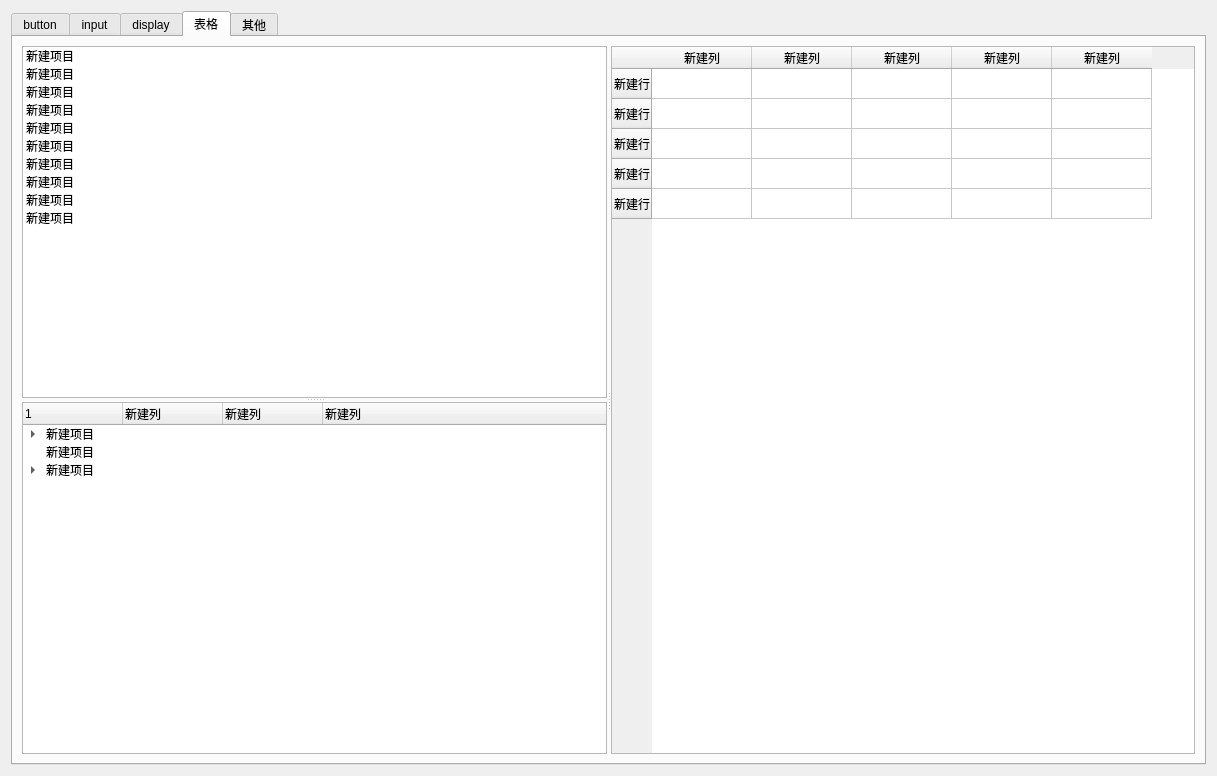
<?xml version="1.0" encoding="UTF-8"?>
<ui version="4.0">
 <class>Form</class>
 <widget class="QWidget" name="Form">
  <property name="geometry">
   <rect>
    <x>0</x>
    <y>0</y>
    <width>1217</width>
    <height>776</height>
   </rect>
  </property>
  <property name="windowTitle">
   <string>Form</string>
  </property>
  <layout class="QVBoxLayout" name="verticalLayout">
   <item>
    <widget class="QTabWidget" name="tabWidget">
     <property name="currentIndex">
      <number>3</number>
     </property>
     <widget class="QWidget" name="button">
      <attribute name="title">
       <string>button</string>
      </attribute>
      <layout class="QVBoxLayout" name="verticalLayout_3">
       <item>
        <widget class="QGroupBox" name="groupBox">
         <property name="title">
          <string>默认button</string>
         </property>
         <layout class="QHBoxLayout" name="horizontalLayout">
          <item>
           <widget class="QPushButton" name="pushButton">
            <property name="text">
             <string>原生 default</string>
            </property>
           </widget>
          </item>
          <item>
           <widget class="QPushButton" name="pushButton_2">
            <property name="text">
             <string>一般 primary</string>
            </property>
           </widget>
          </item>
          <item>
           <widget class="QPushButton" name="pushButton_3">
            <property name="text">
             <string>成功 success</string>
            </property>
           </widget>
          </item>
          <item>
           <widget class="QPushButton" name="pushButton_4">
            <property name="text">
             <string>警告 warning</string>
            </property>
           </widget>
          </item>
          <item>
           <widget class="QPushButton" name="pushButton_5">
            <property name="text">
             <string>危险 danger</string>
            </property>
           </widget>
          </item>
          <item>
           <widget class="QPushButton" name="pushButton_6">
            <property name="text">
             <string>信息 info</string>
            </property>
           </widget>
          </item>
          <item>
           <widget class="QPushButton" name="pushButton_7">
            <property name="text">
             <string>禁用 disable</string>
            </property>
           </widget>
          </item>
          <item>
           <spacer name="horizontalSpacer">
            <property name="orientation">
             <enum>Qt::Horizontal</enum>
            </property>
            <property name="sizeHint" stdset="0">
             <size>
              <width>40</width>
              <height>20</height>
             </size>
            </property>
           </spacer>
          </item>
         </layout>
        </widget>
       </item>
       <item>
        <widget class="QGroupBox" name="groupBox_2">
         <property name="title">
          <string>朴素button</string>
         </property>
         <layout class="QHBoxLayout" name="horizontalLayout_2">
          <item>
           <widget class="QPushButton" name="pushButton_8">
            <property name="text">
             <string>原生 default</string>
            </property>
           </widget>
          </item>
          <item>
           <widget class="QPushButton" name="pushButton_9">
            <property name="text">
             <string>一般 primary</string>
            </property>
           </widget>
          </item>
          <item>
           <widget class="QPushButton" name="pushButton_10">
            <property name="text">
             <string>成功 success</string>
            </property>
           </widget>
          </item>
          <item>
           <widget class="QPushButton" name="pushButton_11">
            <property name="text">
             <string>警告 warning</string>
            </property>
           </widget>
          </item>
          <item>
           <widget class="QPushButton" name="pushButton_12">
            <property name="text">
             <string>危险 danger</string>
            </property>
           </widget>
          </item>
          <item>
           <widget class="QPushButton" name="pushButton_13">
            <property name="text">
             <string>信息 info</string>
            </property>
           </widget>
          </item>
          <item>
           <widget class="QPushButton" name="pushButton_14">
            <property name="text">
             <string>禁用 disable</string>
            </property>
           </widget>
          </item>
          <item>
           <spacer name="horizontalSpacer_2">
            <property name="orientation">
             <enum>Qt::Horizontal</enum>
            </property>
            <property name="sizeHint" stdset="0">
             <size>
              <width>40</width>
              <height>20</height>
             </size>
            </property>
           </spacer>
          </item>
         </layout>
         <zorder>pushButton_8</zorder>
         <zorder>pushButton_9</zorder>
         <zorder>pushButton_10</zorder>
         <zorder>pushButton_11</zorder>
         <zorder>pushButton_12</zorder>
         <zorder>pushButton_13</zorder>
         <zorder>pushButton_14</zorder>
         <zorder>horizontalSpacer_2</zorder>
        </widget>
       </item>
       <item>
        <widget class="QGroupBox" name="groupBox_3">
         <property name="title">
          <string>button size</string>
         </property>
         <layout class="QHBoxLayout" name="horizontalLayout_3">
          <item>
           <widget class="QPushButton" name="pushButton_15">
            <property name="text">
             <string>默认 default</string>
            </property>
           </widget>
          </item>
          <item>
           <widget class="QPushButton" name="pushButton_16">
            <property name="text">
             <string>中等 medium</string>
            </property>
           </widget>
          </item>
          <item>
           <widget class="QPushButton" name="pushButton_17">
            <property name="text">
             <string>小号 small</string>
            </property>
           </widget>
          </item>
          <item>
           <widget class="QPushButton" name="pushButton_18">
            <property name="text">
             <string>迷你 mini</string>
            </property>
           </widget>
          </item>
          <item>
           <spacer name="horizontalSpacer_3">
            <property name="orientation">
             <enum>Qt::Horizontal</enum>
            </property>
            <property name="sizeHint" stdset="0">
             <size>
              <width>40</width>
              <height>20</height>
             </size>
            </property>
           </spacer>
          </item>
         </layout>
        </widget>
       </item>
       <item>
        <widget class="QGroupBox" name="groupBox_4">
         <property name="title">
          <string>单选 radio button</string>
         </property>
         <layout class="QHBoxLayout" name="horizontalLayout_4">
          <item>
           <widget class="QRadioButton" name="radioButton">
            <property name="text">
             <string>默认 default</string>
            </property>
           </widget>
          </item>
          <item>
           <widget class="QRadioButton" name="radioButton_2">
            <property name="text">
             <string>一般 primary</string>
            </property>
           </widget>
          </item>
          <item>
           <widget class="QRadioButton" name="radioButton_3">
            <property name="text">
             <string>禁用 disable</string>
            </property>
           </widget>
          </item>
          <item>
           <widget class="QRadioButton" name="radioButton_4">
            <property name="text">
             <string> 自定义 other</string>
            </property>
           </widget>
          </item>
          <item>
           <spacer name="horizontalSpacer_4">
            <property name="orientation">
             <enum>Qt::Horizontal</enum>
            </property>
            <property name="sizeHint" stdset="0">
             <size>
              <width>28</width>
              <height>20</height>
             </size>
            </property>
           </spacer>
          </item>
         </layout>
        </widget>
       </item>
       <item>
        <widget class="QGroupBox" name="groupBox_5">
         <property name="title">
          <string>复选 check button</string>
         </property>
         <layout class="QHBoxLayout" name="horizontalLayout_5">
          <item>
           <widget class="QCheckBox" name="checkBox">
            <property name="text">
             <string>默认 default</string>
            </property>
           </widget>
          </item>
          <item>
           <widget class="QCheckBox" name="checkBox_2">
            <property name="text">
             <string>一般 primary</string>
            </property>
           </widget>
          </item>
          <item>
           <widget class="QCheckBox" name="checkBox_3">
            <property name="text">
             <string>禁用 disable</string>
            </property>
           </widget>
          </item>
          <item>
           <widget class="QCheckBox" name="checkBox_4">
            <property name="text">
             <string>自定义 other</string>
            </property>
           </widget>
          </item>
          <item>
           <spacer name="horizontalSpacer_5">
            <property name="orientation">
             <enum>Qt::Horizontal</enum>
            </property>
            <property name="sizeHint" stdset="0">
             <size>
              <width>40</width>
              <height>20</height>
             </size>
            </property>
           </spacer>
          </item>
         </layout>
        </widget>
       </item>
       <item>
        <widget class="QGroupBox" name="groupBox_6">
         <property name="title">
          <string>command button</string>
         </property>
         <layout class="QHBoxLayout" name="horizontalLayout_6">
          <item>
           <widget class="QCommandLinkButton" name="commandLinkButton">
            <property name="text">
             <string>默认的command Button</string>
            </property>
            <property name="description">
             <string>这个是关于按钮的详细描述</string>
            </property>
           </widget>
          </item>
          <item>
           <spacer name="horizontalSpacer_6">
            <property name="orientation">
             <enum>Qt::Horizontal</enum>
            </property>
            <property name="sizeHint" stdset="0">
             <size>
              <width>40</width>
              <height>20</height>
             </size>
            </property>
           </spacer>
          </item>
         </layout>
        </widget>
       </item>
       <item>
        <spacer name="verticalSpacer">
         <property name="orientation">
          <enum>Qt::Vertical</enum>
         </property>
         <property name="sizeHint" stdset="0">
          <size>
           <width>20</width>
           <height>224</height>
          </size>
         </property>
        </spacer>
       </item>
      </layout>
     </widget>
     <widget class="QWidget" name="input">
      <attribute name="title">
       <string>input</string>
      </attribute>
      <layout class="QVBoxLayout" name="verticalLayout_2">
       <item>
        <widget class="QGroupBox" name="groupBox_7">
         <property name="title">
          <string>input</string>
         </property>
         <layout class="QGridLayout" name="gridLayout">
          <item row="1" column="1">
           <widget class="QLineEdit" name="lineEdit_2"/>
          </item>
          <item row="0" column="2">
           <widget class="QLabel" name="label_3">
            <property name="text">
             <string>长文本</string>
            </property>
           </widget>
          </item>
          <item row="2" column="0">
           <widget class="QLabel" name="label_4">
            <property name="text">
             <string>单行输入</string>
            </property>
           </widget>
          </item>
          <item row="0" column="0">
           <widget class="QLabel" name="label">
            <property name="text">
             <string>单行输入</string>
            </property>
           </widget>
          </item>
          <item row="0" column="1">
           <widget class="QLineEdit" name="lineEdit"/>
          </item>
          <item row="0" column="3" rowspan="3">
           <widget class="QTextEdit" name="textEdit"/>
          </item>
          <item row="0" column="4">
           <widget class="QLabel" name="label_5">
            <property name="text">
             <string>plain文本</string>
            </property>
           </widget>
          </item>
          <item row="1" column="0">
           <widget class="QLabel" name="label_2">
            <property name="text">
             <string>单行输入</string>
            </property>
           </widget>
          </item>
          <item row="2" column="1">
           <widget class="QLineEdit" name="lineEdit_3"/>
          </item>
          <item row="0" column="6">
           <spacer name="horizontalSpacer_8">
            <property name="orientation">
             <enum>Qt::Horizontal</enum>
            </property>
            <property name="sizeHint" stdset="0">
             <size>
              <width>40</width>
              <height>20</height>
             </size>
            </property>
           </spacer>
          </item>
          <item row="0" column="5" rowspan="3">
           <widget class="QPlainTextEdit" name="plainTextEdit"/>
          </item>
         </layout>
        </widget>
       </item>
       <item>
        <widget class="QGroupBox" name="groupBox_9">
         <property name="title">
          <string>文本高亮</string>
         </property>
         <layout class="QHBoxLayout" name="horizontalLayout_7">
          <item>
           <widget class="QTextEdit" name="textEdit_2"/>
          </item>
          <item>
           <spacer name="horizontalSpacer_9">
            <property name="orientation">
             <enum>Qt::Horizontal</enum>
            </property>
            <property name="sizeHint" stdset="0">
             <size>
              <width>571</width>
              <height>20</height>
             </size>
            </property>
           </spacer>
          </item>
         </layout>
        </widget>
       </item>
       <item>
        <widget class="QGroupBox" name="groupBox_8">
         <property name="title">
          <string>GroupBox</string>
         </property>
         <layout class="QGridLayout" name="gridLayout_2">
          <item row="1" column="3">
           <widget class="QSpinBox" name="spinBox"/>
          </item>
          <item row="1" column="4">
           <widget class="QLabel" name="label_10">
            <property name="text">
             <string>浮点计数器</string>
            </property>
           </widget>
          </item>
          <item row="1" column="5">
           <widget class="QDoubleSpinBox" name="doubleSpinBox"/>
          </item>
          <item row="1" column="6">
           <widget class="QLabel" name="label_12">
            <property name="text">
             <string>日期</string>
            </property>
           </widget>
          </item>
          <item row="0" column="0">
           <widget class="QLabel" name="label_6">
            <property name="text">
             <string>下拉框</string>
            </property>
           </widget>
          </item>
          <item row="0" column="1">
           <widget class="QComboBox" name="comboBox">
            <item>
             <property name="text">
              <string>新建项目</string>
             </property>
            </item>
            <item>
             <property name="text">
              <string>新建项目</string>
             </property>
            </item>
            <item>
             <property name="text">
              <string>新建项目</string>
             </property>
            </item>
            <item>
             <property name="text">
              <string>新建项目</string>
             </property>
            </item>
            <item>
             <property name="text">
              <string>新建项目</string>
             </property>
            </item>
           </widget>
          </item>
          <item row="0" column="2">
           <widget class="QLabel" name="label_8">
            <property name="text">
             <string>字体</string>
            </property>
           </widget>
          </item>
          <item row="0" column="8">
           <widget class="QLabel" name="label_13">
            <property name="text">
             <string>日期时间</string>
            </property>
           </widget>
          </item>
          <item row="0" column="9">
           <widget class="QDateTimeEdit" name="dateTimeEdit"/>
          </item>
          <item row="1" column="0">
           <widget class="QLabel" name="label_7">
            <property name="text">
             <string>下拉框</string>
            </property>
           </widget>
          </item>
          <item row="1" column="1">
           <widget class="QComboBox" name="comboBox_2">
            <item>
             <property name="text">
              <string>新建项目</string>
             </property>
            </item>
            <item>
             <property name="text">
              <string>新建项目</string>
             </property>
            </item>
            <item>
             <property name="text">
              <string>新建项目</string>
             </property>
            </item>
            <item>
             <property name="text">
              <string>新建项目</string>
             </property>
            </item>
            <item>
             <property name="text">
              <string>新建项目</string>
             </property>
            </item>
            <item>
             <property name="text">
              <string>新建项目</string>
             </property>
            </item>
           </widget>
          </item>
          <item row="0" column="3" colspan="3">
           <widget class="QFontComboBox" name="fontComboBox"/>
          </item>
          <item row="0" column="6">
           <widget class="QLabel" name="label_11">
            <property name="text">
             <string>时间</string>
            </property>
           </widget>
          </item>
          <item row="0" column="7">
           <widget class="QTimeEdit" name="timeEdit"/>
          </item>
          <item row="1" column="2">
           <widget class="QLabel" name="label_9">
            <property name="text">
             <string>计数器</string>
            </property>
           </widget>
          </item>
          <item row="1" column="7">
           <widget class="QDateEdit" name="dateEdit"/>
          </item>
          <item row="0" column="10">
           <spacer name="horizontalSpacer_7">
            <property name="orientation">
             <enum>Qt::Horizontal</enum>
            </property>
            <property name="sizeHint" stdset="0">
             <size>
              <width>40</width>
              <height>20</height>
             </size>
            </property>
           </spacer>
          </item>
         </layout>
        </widget>
       </item>
       <item>
        <widget class="QGroupBox" name="groupBox_10">
         <property name="title">
          <string>GroupBox</string>
         </property>
         <layout class="QGridLayout" name="gridLayout_3">
          <item row="0" column="2">
           <widget class="QDial" name="dial_3"/>
          </item>
          <item row="0" column="0">
           <widget class="QDial" name="dial"/>
          </item>
          <item row="0" column="1">
           <widget class="QDial" name="dial_2"/>
          </item>
          <item row="0" column="3" rowspan="2">
           <widget class="QSlider" name="verticalSlider">
            <property name="orientation">
             <enum>Qt::Vertical</enum>
            </property>
           </widget>
          </item>
          <item row="1" column="0" colspan="3">
           <widget class="QSlider" name="horizontalSlider">
            <property name="orientation">
             <enum>Qt::Horizontal</enum>
            </property>
           </widget>
          </item>
          <item row="0" column="4">
           <spacer name="horizontalSpacer_10">
            <property name="orientation">
             <enum>Qt::Horizontal</enum>
            </property>
            <property name="sizeHint" stdset="0">
             <size>
              <width>40</width>
              <height>20</height>
             </size>
            </property>
           </spacer>
          </item>
         </layout>
        </widget>
       </item>
       <item>
        <spacer name="verticalSpacer_2">
         <property name="orientation">
          <enum>Qt::Vertical</enum>
         </property>
         <property name="sizeHint" stdset="0">
          <size>
           <width>20</width>
           <height>122</height>
          </size>
         </property>
        </spacer>
       </item>
      </layout>
     </widget>
     <widget class="QWidget" name="tab">
      <attribute name="title">
       <string>display</string>
      </attribute>
      <layout class="QVBoxLayout" name="verticalLayout_4">
       <item>
        <widget class="QGroupBox" name="groupBox_11">
         <property name="title">
          <string>日历</string>
         </property>
         <layout class="QHBoxLayout" name="horizontalLayout_8">
          <item>
           <widget class="QCalendarWidget" name="calendarWidget"/>
          </item>
          <item>
           <spacer name="horizontalSpacer_11">
            <property name="orientation">
             <enum>Qt::Horizontal</enum>
            </property>
            <property name="sizeHint" stdset="0">
             <size>
              <width>571</width>
              <height>20</height>
             </size>
            </property>
           </spacer>
          </item>
         </layout>
        </widget>
       </item>
       <item>
        <widget class="QGroupBox" name="groupBox_12">
         <property name="title">
          <string>GroupBox</string>
         </property>
         <layout class="QGridLayout" name="gridLayout_4">
          <item row="0" column="0" colspan="2">
           <widget class="QProgressBar" name="progressBar">
            <property name="value">
             <number>24</number>
            </property>
           </widget>
          </item>
          <item row="1" column="0">
           <widget class="QLCDNumber" name="lcdNumber"/>
          </item>
          <item row="1" column="1">
           <widget class="QLCDNumber" name="lcdNumber_2"/>
          </item>
          <item row="1" column="2">
           <spacer name="horizontalSpacer_12">
            <property name="orientation">
             <enum>Qt::Horizontal</enum>
            </property>
            <property name="sizeHint" stdset="0">
             <size>
              <width>40</width>
              <height>20</height>
             </size>
            </property>
           </spacer>
          </item>
         </layout>
        </widget>
       </item>
       <item>
        <spacer name="verticalSpacer_3">
         <property name="orientation">
          <enum>Qt::Vertical</enum>
         </property>
         <property name="sizeHint" stdset="0">
          <size>
           <width>20</width>
           <height>308</height>
          </size>
         </property>
        </spacer>
       </item>
      </layout>
     </widget>
     <widget class="QWidget" name="tab_2">
      <attribute name="title">
       <string>表格</string>
      </attribute>
      <layout class="QHBoxLayout" name="horizontalLayout_9">
       <item>
        <widget class="QSplitter" name="splitter_2">
         <property name="orientation">
          <enum>Qt::Horizontal</enum>
         </property>
         <widget class="QWidget" name="widget" native="true">
          <layout class="QVBoxLayout" name="verticalLayout_5">
           <item>
            <widget class="QSplitter" name="splitter">
             <property name="orientation">
              <enum>Qt::Vertical</enum>
             </property>
             <widget class="QListWidget" name="listWidget">
              <item>
               <property name="text">
                <string>新建项目</string>
               </property>
              </item>
              <item>
               <property name="text">
                <string>新建项目</string>
               </property>
              </item>
              <item>
               <property name="text">
                <string>新建项目</string>
               </property>
              </item>
              <item>
               <property name="text">
                <string>新建项目</string>
               </property>
              </item>
              <item>
               <property name="text">
                <string>新建项目</string>
               </property>
              </item>
              <item>
               <property name="text">
                <string>新建项目</string>
               </property>
              </item>
              <item>
               <property name="text">
                <string>新建项目</string>
               </property>
              </item>
              <item>
               <property name="text">
                <string>新建项目</string>
               </property>
              </item>
              <item>
               <property name="text">
                <string>新建项目</string>
               </property>
              </item>
              <item>
               <property name="text">
                <string>新建项目</string>
               </property>
              </item>
             </widget>
             <widget class="QTreeWidget" name="treeWidget">
              <column>
               <property name="text">
                <string>1</string>
               </property>
              </column>
              <column>
               <property name="text">
                <string>新建列</string>
               </property>
              </column>
              <column>
               <property name="text">
                <string>新建列</string>
               </property>
              </column>
              <column>
               <property name="text">
                <string>新建列</string>
               </property>
              </column>
              <item>
               <property name="text">
                <string>新建项目</string>
               </property>
               <item>
                <property name="text">
                 <string>新建子项目</string>
                </property>
                <item>
                 <property name="text">
                  <string>新建子项目</string>
                 </property>
                 <property name="text">
                  <string/>
                 </property>
                 <property name="text">
                  <string/>
                 </property>
                 <property name="text">
                  <string/>
                 </property>
                 <item>
                  <property name="text">
                   <string>新建子项目</string>
                  </property>
                  <property name="text">
                   <string/>
                  </property>
                  <property name="text">
                   <string/>
                  </property>
                  <property name="text">
                   <string/>
                  </property>
                 </item>
                </item>
               </item>
              </item>
              <item>
               <property name="text">
                <string>新建项目</string>
               </property>
              </item>
              <item>
               <property name="text">
                <string>新建项目</string>
               </property>
               <item>
                <property name="text">
                 <string>新建子项目</string>
                </property>
                <item>
                 <property name="text">
                  <string>新建子项目</string>
                 </property>
                </item>
               </item>
              </item>
             </widget>
            </widget>
           </item>
          </layout>
         </widget>
         <widget class="QTableWidget" name="tableWidget">
          <row>
           <property name="text">
            <string>新建行</string>
           </property>
          </row>
          <row>
           <property name="text">
            <string>新建行</string>
           </property>
          </row>
          <row>
           <property name="text">
            <string>新建行</string>
           </property>
          </row>
          <row>
           <property name="text">
            <string>新建行</string>
           </property>
          </row>
          <row>
           <property name="text">
            <string>新建行</string>
           </property>
          </row>
          <column>
           <property name="text">
            <string>新建列</string>
           </property>
          </column>
          <column>
           <property name="text">
            <string>新建列</string>
           </property>
          </column>
          <column>
           <property name="text">
            <string>新建列</string>
           </property>
          </column>
          <column>
           <property name="text">
            <string>新建列</string>
           </property>
          </column>
          <column>
           <property name="text">
            <string>新建列</string>
           </property>
          </column>
         </widget>
        </widget>
       </item>
      </layout>
     </widget>
     <widget class="QWidget" name="tab_3">
      <attribute name="title">
       <string>其他</string>
      </attribute>
     </widget>
    </widget>
   </item>
  </layout>
 </widget>
 <resources/>
 <connections/>
</ui>
